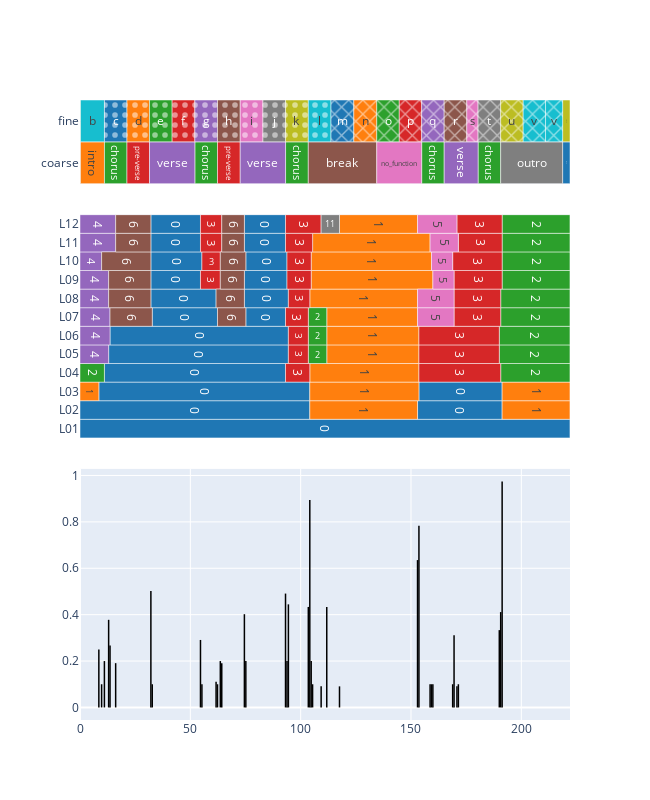

Notebook source saved alongside this figure:
### Code cell
# Put the two figures top and bottom with shared x-axis
from plotly.subplots import make_subplots

track = slm_ds[11]
est = track.load_annotation("adobe-mu1gamma9")
ref = track.load_annotation("reference")
fig_est = est.plot(colorscale="D3")
fig_ref = ref.plot(colorscale="D3")

fig = make_subplots(
    rows=3,
    cols=1,
    shared_xaxes=True,
    vertical_spacing=0.05,
    row_heights=[0.15, 0.4, 0.45],
)

for trace in fig_ref.data:
    fig.add_trace(trace, row=1, col=1)
for trace in fig_est.data:
    fig.add_trace(trace, row=2, col=1)
for trace in est.to_contour('prob').plot().data:
    fig.add_trace(trace, row=3, col=1)

fig.update_layout(
    xaxis3_range=[ref.start.time, ref.end.time],
    barmode="overlay",
    yaxis1=dict(
        categoryorder="array",
        categoryarray=[layer.name for layer in reversed(est)],
    ),
    yaxis2=dict(
        categoryorder="array",
        categoryarray=[layer.name for layer in reversed(ref)],
    ),
)
fig.update_layout(height=800, width=650, legend_visible=False)
fig.show()

### Figure 1 — Plotly figure (JSON) as saved in the notebook; plotly's stock layout.template omitted (floating-point values rounded to 4 significant figures)
{"data": [{"base": [0, 218.7], "customdata": ["<b>silence</b><br>Layer: coarse<br>Start: 0.000s<br>End: 0.224s<br>Duration: 0.224s", "<b>silence</b><br>Layer: coarse<br>Start: 218.709s<br>End: 222.061s<br>Duration: 3.352s"], "hovertemplate": "%{customdata}<extra></extra>", "insidetextanchor": "middle", "marker": {"color": "#1F77B4", "line": {"color": "white", "width": 0.5}, "pattern": {"fgcolor": "white", "fgopacity": 0.5, "shape": "", "solidity": 0.25}}, "name": "silence", "orientation": "h", "showlegend": true, "text": ["silence", "silence"], "textposition": "inside", "type": "bar", "width": 1, "x": [0.2245, 3.352], "xaxis": "x", "y": ["coarse", "coarse"], "yaxis": "y"}, {"base": [0.2245], "customdata": ["<b>intro</b><br>Layer: coarse<br>Start: 0.224s<br>End: 11.086s<br>Duration: 10.861s"], "hovertemplate": "%{customdata}<extra></extra>", "insidetextanchor": "middle", "marker": {"color": "#FF7F0E", "line": {"color": "white", "width": 0.5}, "pattern": {"fgcolor": "white", "fgopacity": 0.5, "shape": "", "solidity": 0.25}}, "name": "intro", "orientation": "h", "showlegend": true, "text": ["intro"], "textposition": "inside", "type": "bar", "width": 1, "x": [10.86], "xaxis": "x", "y": ["coarse"], "yaxis": "y"}, {"base": [11.09, 52.05, 93.16, 154.8, 180.4], "customdata": ["<b>chorus</b><br>Layer: coarse<br>Start: 11.086s<br>End: 21.290s<br>Duration: 10.204s", "<b>chorus</b><br>Layer: coarse<br>Start: 52.047s<br>End: 62.310s<br>Duration: 10.263s", "<b>chorus</b><br>Layer: coarse<br>Start: 93.155s<br>End: 103.465s<br>Duration: 10.310s", "<b>chorus</b><br>Layer: coarse<br>Start: 154.837s<br>End: 165.049s<br>Duration: 10.212s", "<b>chorus</b><br>Layer: coarse<br>Start: 180.408s<br>End: 190.637s<br>Duration: 10.229s"], "hovertemplate": "%{customdata}<extra></extra>", "insidetextanchor": "middle", "marker": {"color": "#2CA02C", "line": {"color": "white", "width": 0.5}, "pattern": {"fgcolor": "white", "fgopacity": 0.5, "shape": "", "solidity": 0.25}}, "name": "chorus", "orientation": "h", "showlegend": true, "text": ["chorus", "chorus", "chorus", "chorus", "chorus"], "textposition": "inside", "type": "bar", "width": 1, "x": [10.2, 10.26, 10.31, 10.21, 10.23], "xaxis": "x", "y": ["coarse", "coarse", "coarse", "coarse", "coarse"], "yaxis": "y"}, {"base": [21.29, 62.31], "customdata": ["<b>pre-verse</b><br>Layer: coarse<br>Start: 21.290s<br>End: 31.507s<br>Duration: 10.218s", "<b>pre-verse</b><br>Layer: coarse<br>Start: 62.310s<br>End: 72.608s<br>Duration: 10.298s"], "hovertemplate": "%{customdata}<extra></extra>", "insidetextanchor": "middle", "marker": {"color": "#D62728", "line": {"color": "white", "width": 0.5}, "pattern": {"fgcolor": "white", "fgopacity": 0.5, "shape": "", "solidity": 0.25}}, "name": "pre-verse", "orientation": "h", "showlegend": true, "text": ["pre-verse", "pre-verse"], "textposition": "inside", "type": "bar", "width": 1, "x": [10.22, 10.3], "xaxis": "x", "y": ["coarse", "coarse"], "yaxis": "y"}, {"base": [31.51, 72.61, 165.0], "customdata": ["<b>verse</b><br>Layer: coarse<br>Start: 31.507s<br>End: 52.047s<br>Duration: 20.540s", "<b>verse</b><br>Layer: coarse<br>Start: 72.608s<br>End: 93.155s<br>Duration: 20.547s", "<b>verse</b><br>Layer: coarse<br>Start: 165.049s<br>End: 180.408s<br>Duration: 15.359s"], "hovertemplate": "%{customdata}<extra></extra>", "insidetextanchor": "middle", "marker": {"color": "#9467BD", "line": {"color": "white", "width": 0.5}, "pattern": {"fgcolor": "white", "fgopacity": 0.5, "shape": "", "solidity": 0.25}}, "name": "verse", "orientation": "h", "showlegend": true, "text": ["verse", "verse", "verse"], "textposition": "inside", "type": "bar", "width": 1, "x": [20.54, 20.55, 15.36], "xaxis": "x", "y": ["coarse", "coarse", "coarse"], "yaxis": "y"}, {"base": [103.5], "customdata": ["<b>break</b><br>Layer: coarse<br>Start: 103.465s<br>End: 134.485s<br>Duration: 31.020s"], "hovertemplate": "%{customdata}<extra></extra>", "insidetextanchor": "middle", "marker": {"color": "#8C564B", "line": {"color": "white", "width": 0.5}, "pattern": {"fgcolor": "white", "fgopacity": 0.5, "shape": "", "solidity": 0.25}}, "name": "break", "orientation": "h", "showlegend": true, "text": ["break"], "textposition": "inside", "type": "bar", "width": 1, "x": [31.02], "xaxis": "x", "y": ["coarse"], "yaxis": "y"}, {"base": [134.5], "customdata": ["<b>no_function</b><br>Layer: coarse<br>Start: 134.485s<br>End: 154.837s<br>Duration: 20.351s"], "hovertemplate": "%{customdata}<extra></extra>", "insidetextanchor": "middle", "marker": {"color": "#E377C2", "line": {"color": "white", "width": 0.5}, "pattern": {"fgcolor": "white", "fgopacity": 0.5, "shape": "", "solidity": 0.25}}, "name": "no_function", "orientation": "h", "showlegend": true, "text": ["no_function"], "textposition": "inside", "type": "bar", "width": 1, "x": [20.35], "xaxis": "x", "y": ["coarse"], "yaxis": "y"}, {"base": [190.6], "customdata": ["<b>outro</b><br>Layer: coarse<br>Start: 190.637s<br>End: 218.709s<br>Duration: 28.072s"], "hovertemplate": "%{customdata}<extra></extra>", "insidetextanchor": "middle", "marker": {"color": "#7F7F7F", "line": {"color": "white", "width": 0.5}, "pattern": {"fgcolor": "white", "fgopacity": 0.5, "shape": "", "solidity": 0.25}}, "name": "outro", "orientation": "h", "showlegend": true, "text": ["outro"], "textposition": "inside", "type": "bar", "width": 1, "x": [28.07], "xaxis": "x", "y": ["coarse"], "yaxis": "y"}, {"base": [0, 218.7], "customdata": ["<b>Silence</b><br>Layer: fine<br>Start: 0.000s<br>End: 0.224s<br>Duration: 0.224s", "<b>Silence</b><br>Layer: fine<br>Start: 218.709s<br>End: 222.061s<br>Duration: 3.352s"], "hovertemplate": "%{customdata}<extra></extra>", "insidetextanchor": "middle", "marker": {"color": "#BCBD22", "line": {"color": "white", "width": 0.5}, "pattern": {"fgcolor": "white", "fgopacity": 0.5, "shape": "", "solidity": 0.25}}, "name": "Silence", "orientation": "h", "showlegend": true, "text": ["Silence", "Silence"], "textposition": "inside", "type": "bar", "width": 1, "x": [0.2245, 3.352], "xaxis": "x", "y": ["fine", "fine"], "yaxis": "y"}, {"base": [0.2245], "customdata": ["<b>b</b><br>Layer: fine<br>Start: 0.224s<br>End: 11.086s<br>Duration: 10.861s"], "hovertemplate": "%{customdata}<extra></extra>", "insidetextanchor": "middle", "marker": {"color": "#17BECF", "line": {"color": "white", "width": 0.5}, "pattern": {"fgcolor": "white", "fgopacity": 0.5, "shape": "", "solidity": 0.25}}, "name": "b", "orientation": "h", "showlegend": true, "text": ["b"], "textposition": "inside", "type": "bar", "width": 1, "x": [10.86], "xaxis": "x", "y": ["fine"], "yaxis": "y"}, {"base": [11.09], "customdata": ["<b>c</b><br>Layer: fine<br>Start: 11.086s<br>End: 21.290s<br>Duration: 10.204s"], "hovertemplate": "%{customdata}<extra></extra>", "insidetextanchor": "middle", "marker": {"color": "#1F77B4", "line": {"color": "white", "width": 0.5}, "pattern": {"fgcolor": "white", "fgopacity": 0.5, "shape": ".", "solidity": 0.25}}, "name": "c", "orientation": "h", "showlegend": true, "text": ["c"], "textposition": "inside", "type": "bar", "width": 1, "x": [10.2], "xaxis": "x", "y": ["fine"], "yaxis": "y"}, {"base": [21.29], "customdata": ["<b>d</b><br>Layer: fine<br>Start: 21.290s<br>End: 31.507s<br>Duration: 10.218s"], "hovertemplate": "%{customdata}<extra></extra>", "insidetextanchor": "middle", "marker": {"color": "#FF7F0E", "line": {"color": "white", "width": 0.5}, "pattern": {"fgcolor": "white", "fgopacity": 0.5, "shape": ".", "solidity": 0.25}}, "name": "d", "orientation": "h", "showlegend": true, "text": ["d"], "textposition": "inside", "type": "bar", "width": 1, "x": [10.22], "xaxis": "x", "y": ["fine"], "yaxis": "y"}, {"base": [31.51], "customdata": ["<b>e</b><br>Layer: fine<br>Start: 31.507s<br>End: 41.759s<br>Duration: 10.252s"], "hovertemplate": "%{customdata}<extra></extra>", "insidetextanchor": "middle", "marker": {"color": "#2CA02C", "line": {"color": "white", "width": 0.5}, "pattern": {"fgcolor": "white", "fgopacity": 0.5, "shape": ".", "solidity": 0.25}}, "name": "e", "orientation": "h", "showlegend": true, "text": ["e"], "textposition": "inside", "type": "bar", "width": 1, "x": [10.25], "xaxis": "x", "y": ["fine"], "yaxis": "y"}, {"base": [41.76], "customdata": ["<b>f</b><br>Layer: fine<br>Start: 41.759s<br>End: 52.047s<br>Duration: 10.288s"], "hovertemplate": "%{customdata}<extra></extra>", "insidetextanchor": "middle", "marker": {"color": "#D62728", "line": {"color": "white", "width": 0.5}, "pattern": {"fgcolor": "white", "fgopacity": 0.5, "shape": ".", "solidity": 0.25}}, "name": "f", "orientation": "h", "showlegend": true, "text": ["f"], "textposition": "inside", "type": "bar", "width": 1, "x": [10.29], "xaxis": "x", "y": ["fine"], "yaxis": "y"}, {"base": [52.05], "customdata": ["<b>g</b><br>Layer: fine<br>Start: 52.047s<br>End: 62.310s<br>Duration: 10.263s"], "hovertemplate": "%{customdata}<extra></extra>", "insidetextanchor": "middle", "marker": {"color": "#9467BD", "line": {"color": "white", "width": 0.5}, "pattern": {"fgcolor": "white", "fgopacity": 0.5, "shape": ".", "solidity": 0.25}}, "name": "g", "orientation": "h", "showlegend": true, "text": ["g"], "textposition": "inside", "type": "bar", "width": 1, "x": [10.26], "xaxis": "x", "y": ["fine"], "yaxis": "y"}, {"base": [62.31], "customdata": ["<b>h</b><br>Layer: fine<br>Start: 62.310s<br>End: 72.608s<br>Duration: 10.298s"], "hovertemplate": "%{customdata}<extra></extra>", "insidetextanchor": "middle", "marker": {"color": "#8C564B", "line": {"color": "white", "width": 0.5}, "pattern": {"fgcolor": "white", "fgopacity": 0.5, "shape": ".", "solidity": 0.25}}, "name": "h", "orientation": "h", "showlegend": true, "text": ["h"], "textposition": "inside", "type": "bar", "width": 1, "x": [10.3], "xaxis": "x", "y": ["fine"], "yaxis": "y"}, {"base": [72.61], "customdata": ["<b>i</b><br>Layer: fine<br>Start: 72.608s<br>End: 82.914s<br>Duration: 10.306s"], "hovertemplate": "%{customdata}<extra></extra>", "insidetextanchor": "middle", "marker": {"color": "#E377C2", "line": {"color": "white", "width": 0.5}, "pattern": {"fgcolor": "white", "fgopacity": 0.5, "shape": ".", "solidity": 0.25}}, "name": "i", "orientation": "h", "showlegend": true, "text": ["i"], "textposition": "inside", "type": "bar", "width": 1, "x": [10.31], "xaxis": "x", "y": ["fine"], "yaxis": "y"}, {"base": [82.91], "customdata": ["<b>j</b><br>Layer: fine<br>Start: 82.914s<br>End: 93.155s<br>Duration: 10.241s"], "hovertemplate": "%{customdata}<extra></extra>", "insidetextanchor": "middle", "marker": {"color": "#7F7F7F", "line": {"color": "white", "width": 0.5}, "pattern": {"fgcolor": "white", "fgopacity": 0.5, "shape": ".", "solidity": 0.25}}, "name": "j", "orientation": "h", "showlegend": true, "text": ["j"], "textposition": "inside", "type": "bar", "width": 1, "x": [10.24], "xaxis": "x", "y": ["fine"], "yaxis": "y"}, {"base": [93.16], "customdata": ["<b>k</b><br>Layer: fine<br>Start: 93.155s<br>End: 103.465s<br>Duration: 10.310s"], "hovertemplate": "%{customdata}<extra></extra>", "insidetextanchor": "middle", "marker": {"color": "#BCBD22", "line": {"color": "white", "width": 0.5}, "pattern": {"fgcolor": "white", "fgopacity": 0.5, "shape": ".", "solidity": 0.25}}, "name": "k", "orientation": "h", "showlegend": true, "text": ["k"], "textposition": "inside", "type": "bar", "width": 1, "x": [10.31], "xaxis": "x", "y": ["fine"], "yaxis": "y"}, {"base": [103.5], "customdata": ["<b>l</b><br>Layer: fine<br>Start: 103.465s<br>End: 113.759s<br>Duration: 10.294s"], "hovertemplate": "%{customdata}<extra></extra>", "insidetextanchor": "middle", "marker": {"color": "#17BECF", "line": {"color": "white", "width": 0.5}, "pattern": {"fgcolor": "white", "fgopacity": 0.5, "shape": ".", "solidity": 0.25}}, "name": "l", "orientation": "h", "showlegend": true, "text": ["l"], "textposition": "inside", "type": "bar", "width": 1, "x": [10.29], "xaxis": "x", "y": ["fine"], "yaxis": "y"}, {"base": [113.8], "customdata": ["<b>m</b><br>Layer: fine<br>Start: 113.759s<br>End: 124.086s<br>Duration: 10.327s"], "hovertemplate": "%{customdata}<extra></extra>", "insidetextanchor": "middle", "marker": {"color": "#1F77B4", "line": {"color": "white", "width": 0.5}, "pattern": {"fgcolor": "white", "fgopacity": 0.5, "shape": "x", "solidity": 0.25}}, "name": "m", "orientation": "h", "showlegend": true, "text": ["m"], "textposition": "inside", "type": "bar", "width": 1, "x": [10.33], "xaxis": "x", "y": ["fine"], "yaxis": "y"}, {"base": [124.1], "customdata": ["<b>n</b><br>Layer: fine<br>Start: 124.086s<br>End: 134.485s<br>Duration: 10.400s"], "hovertemplate": "%{customdata}<extra></extra>", "insidetextanchor": "middle", "marker": {"color": "#FF7F0E", "line": {"color": "white", "width": 0.5}, "pattern": {"fgcolor": "white", "fgopacity": 0.5, "shape": "x", "solidity": 0.25}}, "name": "n", "orientation": "h", "showlegend": true, "text": ["n"], "textposition": "inside", "type": "bar", "width": 1, "x": [10.4], "xaxis": "x", "y": ["fine"], "yaxis": "y"}, {"base": [134.5], "customdata": ["<b>o</b><br>Layer: fine<br>Start: 134.485s<br>End: 144.698s<br>Duration: 10.212s"], "hovertemplate": "%{customdata}<extra></extra>", "insidetextanchor": "middle", "marker": {"color": "#2CA02C", "line": {"color": "white", "width": 0.5}, "pattern": {"fgcolor": "white", "fgopacity": 0.5, "shape": "x", "solidity": 0.25}}, "name": "o", "orientation": "h", "showlegend": true, "text": ["o"], "textposition": "inside", "type": "bar", "width": 1, "x": [10.21], "xaxis": "x", "y": ["fine"], "yaxis": "y"}, {"base": [144.7], "customdata": ["<b>p</b><br>Layer: fine<br>Start: 144.698s<br>End: 154.837s<br>Duration: 10.139s"], "hovertemplate": "%{customdata}<extra></extra>", "insidetextanchor": "middle", "marker": {"color": "#D62728", "line": {"color": "white", "width": 0.5}, "pattern": {"fgcolor": "white", "fgopacity": 0.5, "shape": "x", "solidity": 0.25}}, "name": "p", "orientation": "h", "showlegend": true, "text": ["p"], "textposition": "inside", "type": "bar", "width": 1, "x": [10.14], "xaxis": "x", "y": ["fine"], "yaxis": "y"}, {"base": [154.8], "customdata": ["<b>q</b><br>Layer: fine<br>Start: 154.837s<br>End: 165.049s<br>Duration: 10.212s"], "hovertemplate": "%{customdata}<extra></extra>", "insidetextanchor": "middle", "marker": {"color": "#9467BD", "line": {"color": "white", "width": 0.5}, "pattern": {"fgcolor": "white", "fgopacity": 0.5, "shape": "x", "solidity": 0.25}}, "name": "q", "orientation": "h", "showlegend": true, "text": ["q"], "textposition": "inside", "type": "bar", "width": 1, "x": [10.21], "xaxis": "x", "y": ["fine"], "yaxis": "y"}, {"base": [165.0], "customdata": ["<b>r</b><br>Layer: fine<br>Start: 165.049s<br>End: 175.278s<br>Duration: 10.229s"], "hovertemplate": "%{customdata}<extra></extra>", "insidetextanchor": "middle", "marker": {"color": "#8C564B", "line": {"color": "white", "width": 0.5}, "pattern": {"fgcolor": "white", "fgopacity": 0.5, "shape": "x", "solidity": 0.25}}, "name": "r", "orientation": "h", "showlegend": true, "text": ["r"], "textposition": "inside", "type": "bar", "width": 1, "x": [10.23], "xaxis": "x", "y": ["fine"], "yaxis": "y"}, {"base": [175.3], "customdata": ["<b>s</b><br>Layer: fine<br>Start: 175.278s<br>End: 180.408s<br>Duration: 5.131s"], "hovertemplate": "%{customdata}<extra></extra>", "insidetextanchor": "middle", "marker": {"color": "#E377C2", "line": {"color": "white", "width": 0.5}, "pattern": {"fgcolor": "white", "fgopacity": 0.5, "shape": "x", "solidity": 0.25}}, "name": "s", "orientation": "h", "showlegend": true, "text": ["s"], "textposition": "inside", "type": "bar", "width": 1, "x": [5.131], "xaxis": "x", "y": ["fine"], "yaxis": "y"}, {"base": [180.4], "customdata": ["<b>t</b><br>Layer: fine<br>Start: 180.408s<br>End: 190.637s<br>Duration: 10.229s"], "hovertemplate": "%{customdata}<extra></extra>", "insidetextanchor": "middle", "marker": {"color": "#7F7F7F", "line": {"color": "white", "width": 0.5}, "pattern": {"fgcolor": "white", "fgopacity": 0.5, "shape": "x", "solidity": 0.25}}, "name": "t", "orientation": "h", "showlegend": true, "text": ["t"], "textposition": "inside", "type": "bar", "width": 1, "x": [10.23], "xaxis": "x", "y": ["fine"], "yaxis": "y"}, {"base": [190.6], "customdata": ["<b>u</b><br>Layer: fine<br>Start: 190.637s<br>End: 200.845s<br>Duration: 10.208s"], "hovertemplate": "%{customdata}<extra></extra>", "insidetextanchor": "middle", "marker": {"color": "#BCBD22", "line": {"color": "white", "width": 0.5}, "pattern": {"fgcolor": "white", "fgopacity": 0.5, "shape": "x", "solidity": 0.25}}, "name": "u", "orientation": "h", "showlegend": true, "text": ["u"], "textposition": "inside", "type": "bar", "width": 1, "x": [10.21], "xaxis": "x", "y": ["fine"], "yaxis": "y"}, {"base": [200.8, 211.0], "customdata": ["<b>v</b><br>Layer: fine<br>Start: 200.845s<br>End: 210.984s<br>Duration: 10.139s", "<b>v</b><br>Layer: fine<br>Start: 210.984s<br>End: 218.709s<br>Duration: 7.725s"], "hovertemplate": "%{customdata}<extra></extra>", "insidetextanchor": "middle", "marker": {"color": "#17BECF", "line": {"color": "white", "width": 0.5}, "pattern": {"fgcolor": "white", "fgopacity": 0.5, "shape": "x", "solidity": 0.25}}, "name": "v", "orientation": "h", "showlegend": true, "text": ["v", "v"], "textposition": "inside", "type": "bar", "width": 1, "x": [10.14, 7.725], "xaxis": "x", "y": ["fine", "fine"], "yaxis": "y"}, {"base": [0, 0, 153.0, 8.54, 153.6, 11.06, 12.98, 13.61, 32.75, 75.15, 32.12, 74.5, 32.12, 74.5, 32.12, 75.15, 32.12, 74.5, 32.12, 74.5], "customdata": ["<b>0</b><br>Layer: L01<br>Start: 0.000s<br>End: 222.041s<br>Duration: 222.041s", "<b>0</b><br>Layer: L02<br>Start: 0.000s<br>End: 104.140s<br>Duration: 104.140s", "<b>0</b><br>Layer: L02<br>Start: 152.970s<br>End: 191.310s<br>Duration: 38.340s", "<b>0</b><br>Layer: L03<br>Start: 8.540s<br>End: 104.140s<br>Duration: 95.600s", "<b>0</b><br>Layer: L03<br>Start: 153.600s<br>End: 191.310s<br>Duration: 37.710s", "<b>0</b><br>Layer: L04<br>Start: 11.060s<br>End: 93.140s<br>Duration: 82.080s", "<b>0</b><br>Layer: L05<br>Start: 12.980s<br>End: 94.440s<br>Duration: 81.460s", "<b>0</b><br>Layer: L06<br>Start: 13.610s<br>End: 94.440s<br>Duration: 80.830s", "<b>0</b><br>Layer: L07<br>Start: 32.750s<br>End: 62.310s<br>Duration: 29.560s", "<b>0</b><br>Layer: L07<br>Start: 75.150s<br>End: 93.140s<br>Duration: 17.990s", "<b>0</b><br>Layer: L08<br>Start: 32.120s<br>End: 61.670s<br>Duration: 29.550s", "<b>0</b><br>Layer: L08<br>Start: 74.500s<br>End: 94.440s<br>Duration: 19.940s", "<b>0</b><br>Layer: L09<br>Start: 32.120s<br>End: 54.600s<br>Duration: 22.480s", "<b>0</b><br>Layer: L09<br>Start: 74.500s<br>End: 93.810s<br>Duration: 19.310s", "<b>0</b><br>Layer: L10<br>Start: 32.120s<br>End: 55.250s<br>Duration: 23.130s", "<b>0</b><br>Layer: L10<br>Start: 75.150s<br>End: 93.810s<br>Duration: 18.660s", "<b>0</b><br>Layer: L11<br>Start: 32.120s<br>End: 54.600s<br>Duration: 22.480s", "<b>0</b><br>Layer: L11<br>Start: 74.500s<br>End: 93.140s<br>Duration: 18.640s", "<b>0</b><br>Layer: L12<br>Start: 32.120s<br>End: 54.600s<br>Duration: 22.480s", "<b>0</b><br>Layer: L12<br>Start: 74.500s<br>End: 93.140s<br>Duration: 18.640s"], "hovertemplate": "%{customdata}<extra></extra>", "insidetextanchor": "middle", "marker": {"color": "#1F77B4", "line": {"color": "white", "width": 0.5}, "pattern": {"fgcolor": "white", "fgopacity": 0.5, "shape": "", "solidity": 0.25}}, "name": "0", "orientation": "h", "showlegend": true, "text": ["0", "0", "0", "0", "0", "0", "0", "0", "0", "0", "0", "0", "0", "0", "0", "0", "0", "0", "0", "0"], "textposition": "inside", "type": "bar", "width": 1, "x": [222.0, 104.1, 38.34, 95.6, 37.71, 82.08, 81.46, 80.83, 29.56, 17.99, 29.55, 19.94, 22.48, 19.31, 23.13, 18.66, 22.48, 18.64, 22.48, 18.64], "xaxis": "x2", "y": ["L01", "L02", "L02", "L03", "L03", "L04", "L05", "L06", "L07", "L07", "L08", "L08", "L09", "L09", "L10", "L10", "L11", "L11", "L12", "L12"], "yaxis": "y2"}, {"base": [104.1, 191.3, 0, 104.1, 191.3, 104.1, 111.8, 111.8, 111.8, 104.1, 104.8, 104.8, 105.4, 117.6], "customdata": ["<b>1</b><br>Layer: L02<br>Start: 104.140s<br>End: 152.970s<br>Duration: 48.830s", "<b>1</b><br>Layer: L02<br>Start: 191.310s<br>End: 222.041s<br>Duration: 30.731s", "<b>1</b><br>Layer: L03<br>Start: 0.000s<br>End: 8.540s<br>Duration: 8.540s", "<b>1</b><br>Layer: L03<br>Start: 104.140s<br>End: 153.600s<br>Duration: 49.460s", "<b>1</b><br>Layer: L03<br>Start: 191.310s<br>End: 222.041s<br>Duration: 30.731s", "<b>1</b><br>Layer: L04<br>Start: 104.140s<br>End: 153.600s<br>Duration: 49.460s", "<b>1</b><br>Layer: L05<br>Start: 111.830s<br>End: 153.600s<br>Duration: 41.770s", "<b>1</b><br>Layer: L06<br>Start: 111.830s<br>End: 153.600s<br>Duration: 41.770s", "<b>1</b><br>Layer: L07<br>Start: 111.830s<br>End: 152.970s<br>Duration: 41.140s", "<b>1</b><br>Layer: L08<br>Start: 104.140s<br>End: 152.970s<br>Duration: 48.830s", "<b>1</b><br>Layer: L09<br>Start: 104.770s<br>End: 159.920s<br>Duration: 55.150s", "<b>1</b><br>Layer: L10<br>Start: 104.770s<br>End: 159.280s<br>Duration: 54.510s", "<b>1</b><br>Layer: L11<br>Start: 105.400s<br>End: 158.650s<br>Duration: 53.250s", "<b>1</b><br>Layer: L12<br>Start: 117.600s<br>End: 152.970s<br>Duration: 35.370s"], "hovertemplate": "%{customdata}<extra></extra>", "insidetextanchor": "middle", "marker": {"color": "#FF7F0E", "line": {"color": "white", "width": 0.5}, "pattern": {"fgcolor": "white", "fgopacity": 0.5, "shape": "", "solidity": 0.25}}, "name": "1", "orientation": "h", "showlegend": true, "text": ["1", "1", "1", "1", "1", "1", "1", "1", "1", "1", "1", "1", "1", "1"], "textposition": "inside", "type": "bar", "width": 1, "x": [48.83, 30.73, 8.54, 49.46, 30.73, 49.46, 41.77, 41.77, 41.14, 48.83, 55.15, 54.51, 53.25, 35.37], "xaxis": "x2", "y": ["L02", "L02", "L03", "L03", "L03", "L04", "L05", "L06", "L07", "L08", "L09", "L10", "L11", "L12"], "yaxis": "y2"}, {"base": [0, 190.7, 103.5, 190.0, 103.5, 190.0, 103.5, 190.7, 190.7, 191.3, 191.3, 191.3, 191.3], "customdata": ["<b>2</b><br>Layer: L04<br>Start: 0.000s<br>End: 11.060s<br>Duration: 11.060s", "<b>2</b><br>Layer: L04<br>Start: 190.650s<br>End: 222.041s<br>Duration: 31.391s", "<b>2</b><br>Layer: L05<br>Start: 103.470s<br>End: 111.830s<br>Duration: 8.360s", "<b>2</b><br>Layer: L05<br>Start: 190.020s<br>End: 222.041s<br>Duration: 32.021s", "<b>2</b><br>Layer: L06<br>Start: 103.470s<br>End: 111.830s<br>Duration: 8.360s", "<b>2</b><br>Layer: L06<br>Start: 190.020s<br>End: 222.041s<br>Duration: 32.021s", "<b>2</b><br>Layer: L07<br>Start: 103.470s<br>End: 111.830s<br>Duration: 8.360s", "<b>2</b><br>Layer: L07<br>Start: 190.650s<br>End: 222.041s<br>Duration: 31.391s", "<b>2</b><br>Layer: L08<br>Start: 190.650s<br>End: 222.041s<br>Duration: 31.391s", "<b>2</b><br>Layer: L09<br>Start: 191.310s<br>End: 222.041s<br>Duration: 30.731s", "<b>2</b><br>Layer: L10<br>Start: 191.310s<br>End: 222.041s<br>Duration: 30.731s", "<b>2</b><br>Layer: L11<br>Start: 191.310s<br>End: 222.041s<br>Duration: 30.731s", "<b>2</b><br>Layer: L12<br>Start: 191.310s<br>End: 222.041s<br>Duration: 30.731s"], "hovertemplate": "%{customdata}<extra></extra>", "insidetextanchor": "middle", "marker": {"color": "#2CA02C", "line": {"color": "white", "width": 0.5}, "pattern": {"fgcolor": "white", "fgopacity": 0.5, "shape": "", "solidity": 0.25}}, "name": "2", "orientation": "h", "showlegend": true, "text": ["2", "2", "2", "2", "2", "2", "2", "2", "2", "2", "2", "2", "2"], "textposition": "inside", "type": "bar", "width": 1, "x": [11.06, 31.39, 8.36, 32.02, 8.36, 32.02, 8.36, 31.39, 31.39, 30.73, 30.73, 30.73, 30.73], "xaxis": "x2", "y": ["L04", "L04", "L05", "L05", "L06", "L06", "L07", "L07", "L08", "L09", "L10", "L11", "L12"], "yaxis": "y2"}, {"base": [93.14, 153.6, 94.44, 153.6, 94.44, 153.6, 93.14, 169.5, 94.44, 169.5, 54.6, 93.81, 169.5, 55.25, 93.81, 168.9, 54.6, 93.14, 171.5, 54.6, 93.14, 170.8], "customdata": ["<b>3</b><br>Layer: L04<br>Start: 93.140s<br>End: 104.140s<br>Duration: 11.000s", "<b>3</b><br>Layer: L04<br>Start: 153.600s<br>End: 190.650s<br>Duration: 37.050s", "<b>3</b><br>Layer: L05<br>Start: 94.440s<br>End: 103.470s<br>Duration: 9.030s", "<b>3</b><br>Layer: L05<br>Start: 153.600s<br>End: 190.020s<br>Duration: 36.420s", "<b>3</b><br>Layer: L06<br>Start: 94.440s<br>End: 103.470s<br>Duration: 9.030s", "<b>3</b><br>Layer: L06<br>Start: 153.600s<br>End: 190.020s<br>Duration: 36.420s", "<b>3</b><br>Layer: L07<br>Start: 93.140s<br>End: 103.470s<br>Duration: 10.330s", "<b>3</b><br>Layer: L07<br>Start: 169.520s<br>End: 190.650s<br>Duration: 21.130s", "<b>3</b><br>Layer: L08<br>Start: 94.440s<br>End: 104.140s<br>Duration: 9.700s", "<b>3</b><br>Layer: L08<br>Start: 169.520s<br>End: 190.650s<br>Duration: 21.130s", "<b>3</b><br>Layer: L09<br>Start: 54.600s<br>End: 63.590s<br>Duration: 8.990s", "<b>3</b><br>Layer: L09<br>Start: 93.810s<br>End: 104.770s<br>Duration: 10.960s", "<b>3</b><br>Layer: L09<br>Start: 169.520s<br>End: 191.310s<br>Duration: 21.790s", "<b>3</b><br>Layer: L10<br>Start: 55.250s<br>End: 63.590s<br>Duration: 8.340s", "<b>3</b><br>Layer: L10<br>Start: 93.810s<br>End: 104.770s<br>Duration: 10.960s", "<b>3</b><br>Layer: L10<br>Start: 168.890s<br>End: 191.310s<br>Duration: 22.420s", "<b>3</b><br>Layer: L11<br>Start: 54.600s<br>End: 64.240s<br>Duration: 9.640s", "<b>3</b><br>Layer: L11<br>Start: 93.140s<br>End: 105.400s<br>Duration: 12.260s", "<b>3</b><br>Layer: L11<br>Start: 171.470s<br>End: 191.310s<br>Duration: 19.840s", "<b>3</b><br>Layer: L12<br>Start: 54.600s<br>End: 64.240s<br>Duration: 9.640s", "<b>3</b><br>Layer: L12<br>Start: 93.140s<br>End: 109.280s<br>Duration: 16.140s", "<b>3</b><br>Layer: L12<br>Start: 170.820s<br>End: 191.310s<br>Duration: 20.490s"], "hovertemplate": "%{customdata}<extra></extra>", "insidetextanchor": "middle", "marker": {"color": "#D62728", "line": {"color": "white", "width": 0.5}, "pattern": {"fgcolor": "white", "fgopacity": 0.5, "shape": "", "solidity": 0.25}}, "name": "3", "orientation": "h", "showlegend": true, "text": ["3", "3", "3", "3", "3", "3", "3", "3", "3", "3", "3", "3", "3", "3", "3", "3", "3", "3", "3", "3", "3", "3"], "textposition": "inside", "type": "bar", "width": 1, "x": [11, 37.05, 9.03, 36.42, 9.03, 36.42, 10.33, 21.13, 9.7, 21.13, 8.99, 10.96, 21.79, 8.34, 10.96, 22.42, 9.64, 12.26, 19.84, 9.64, 16.14, 20.49], "xaxis": "x2", "y": ["L04", "L04", "L05", "L05", "L06", "L06", "L07", "L07", "L08", "L08", "L09", "L09", "L09", "L10", "L10", "L10", "L11", "L11", "L11", "L12", "L12", "L12"], "yaxis": "y2"}, {"base": [0, 0, 0, 0, 0, 0, 0, 0], "customdata": ["<b>4</b><br>Layer: L05<br>Start: 0.000s<br>End: 12.980s<br>Duration: 12.980s", "<b>4</b><br>Layer: L06<br>Start: 0.000s<br>End: 13.610s<br>Duration: 13.610s", "<b>4</b><br>Layer: L07<br>Start: 0.000s<br>End: 13.610s<br>Duration: 13.610s", "<b>4</b><br>Layer: L08<br>Start: 0.000s<br>End: 12.980s<br>Duration: 12.980s", "<b>4</b><br>Layer: L09<br>Start: 0.000s<br>End: 12.980s<br>Duration: 12.980s", "<b>4</b><br>Layer: L10<br>Start: 0.000s<br>End: 9.800s<br>Duration: 9.800s", "<b>4</b><br>Layer: L11<br>Start: 0.000s<br>End: 16.160s<br>Duration: 16.160s", "<b>4</b><br>Layer: L12<br>Start: 0.000s<br>End: 16.160s<br>Duration: 16.160s"], "hovertemplate": "%{customdata}<extra></extra>", "insidetextanchor": "middle", "marker": {"color": "#9467BD", "line": {"color": "white", "width": 0.5}, "pattern": {"fgcolor": "white", "fgopacity": 0.5, "shape": "", "solidity": 0.25}}, "name": "4", "orientation": "h", "showlegend": true, "text": ["4", "4", "4", "4", "4", "4", "4", "4"], "textposition": "inside", "type": "bar", "width": 1, "x": [12.98, 13.61, 13.61, 12.98, 12.98, 9.8, 16.16, 16.16], "xaxis": "x2", "y": ["L05", "L06", "L07", "L08", "L09", "L10", "L11", "L12"], "yaxis": "y2"}, {"base": [13.61, 62.31, 12.98, 61.67, 12.98, 63.59, 9.8, 63.59, 16.16, 64.24, 16.16, 64.24], "customdata": ["<b>6</b><br>Layer: L07<br>Start: 13.610s<br>End: 32.750s<br>Duration: 19.140s", "<b>6</b><br>Layer: L07<br>Start: 62.310s<br>End: 75.150s<br>Duration: 12.840s", "<b>6</b><br>Layer: L08<br>Start: 12.980s<br>End: 32.120s<br>Duration: 19.140s", "<b>6</b><br>Layer: L08<br>Start: 61.670s<br>End: 74.500s<br>Duration: 12.830s", "<b>6</b><br>Layer: L09<br>Start: 12.980s<br>End: 32.120s<br>Duration: 19.140s", "<b>6</b><br>Layer: L09<br>Start: 63.590s<br>End: 74.500s<br>Duration: 10.910s", "<b>6</b><br>Layer: L10<br>Start: 9.800s<br>End: 32.120s<br>Duration: 22.320s", "<b>6</b><br>Layer: L10<br>Start: 63.590s<br>End: 75.150s<br>Duration: 11.560s", "<b>6</b><br>Layer: L11<br>Start: 16.160s<br>End: 32.120s<br>Duration: 15.960s", "<b>6</b><br>Layer: L11<br>Start: 64.240s<br>End: 74.500s<br>Duration: 10.260s", "<b>6</b><br>Layer: L12<br>Start: 16.160s<br>End: 32.120s<br>Duration: 15.960s", "<b>6</b><br>Layer: L12<br>Start: 64.240s<br>End: 74.500s<br>Duration: 10.260s"], "hovertemplate": "%{customdata}<extra></extra>", "insidetextanchor": "middle", "marker": {"color": "#8C564B", "line": {"color": "white", "width": 0.5}, "pattern": {"fgcolor": "white", "fgopacity": 0.5, "shape": "", "solidity": 0.25}}, "name": "6", "orientation": "h", "showlegend": true, "text": ["6", "6", "6", "6", "6", "6", "6", "6", "6", "6", "6", "6"], "textposition": "inside", "type": "bar", "width": 1, "x": [19.14, 12.84, 19.14, 12.83, 19.14, 10.91, 22.32, 11.56, 15.96, 10.26, 15.96, 10.26], "xaxis": "x2", "y": ["L07", "L07", "L08", "L08", "L09", "L09", "L10", "L10", "L11", "L11", "L12", "L12"], "yaxis": "y2"}, {"base": [153.0, 153.0, 159.9, 159.3, 158.7, 153.0], "customdata": ["<b>5</b><br>Layer: L07<br>Start: 152.970s<br>End: 169.520s<br>Duration: 16.550s", "<b>5</b><br>Layer: L08<br>Start: 152.970s<br>End: 169.520s<br>Duration: 16.550s", "<b>5</b><br>Layer: L09<br>Start: 159.920s<br>End: 169.520s<br>Duration: 9.600s", "<b>5</b><br>Layer: L10<br>Start: 159.280s<br>End: 168.890s<br>Duration: 9.610s", "<b>5</b><br>Layer: L11<br>Start: 158.650s<br>End: 171.470s<br>Duration: 12.820s", "<b>5</b><br>Layer: L12<br>Start: 152.970s<br>End: 170.820s<br>Duration: 17.850s"], "hovertemplate": "%{customdata}<extra></extra>", "insidetextanchor": "middle", "marker": {"color": "#E377C2", "line": {"color": "white", "width": 0.5}, "pattern": {"fgcolor": "white", "fgopacity": 0.5, "shape": "", "solidity": 0.25}}, "name": "5", "orientation": "h", "showlegend": true, "text": ["5", "5", "5", "5", "5", "5"], "textposition": "inside", "type": "bar", "width": 1, "x": [16.55, 16.55, 9.6, 9.61, 12.82, 17.85], "xaxis": "x2", "y": ["L07", "L08", "L09", "L10", "L11", "L12"], "yaxis": "y2"}, {"base": [109.3], "customdata": ["<b>11</b><br>Layer: L12<br>Start: 109.280s<br>End: 117.600s<br>Duration: 8.320s"], "hovertemplate": "%{customdata}<extra></extra>", "insidetextanchor": "middle", "marker": {"color": "#7F7F7F", "line": {"color": "white", "width": 0.5}, "pattern": {"fgcolor": "white", "fgopacity": 0.5, "shape": "", "solidity": 0.25}}, "name": "11", "orientation": "h", "showlegend": true, "text": ["11"], "textposition": "inside", "type": "bar", "width": 1, "x": [8.32], "xaxis": "x2", "y": ["L12"], "yaxis": "y2"}, {"hovertemplate": "<b>Boundary</b><br>Time: %{x:.3f}s<br>Salience: %{y:.3f}<extra></extra>", "line": {"color": "black", "width": 1.5}, "mode": "lines", "type": "scatter", "x": [8.54, 8.54, null, 9.8, 9.8, null, 11.06, 11.06, null, 12.98, 12.98, null, 13.61, 13.61, null, 16.16, 16.16, null, 32.12, 32.12, null, 32.75, 32.75, null, 54.6, 54.6, null, 55.25, 55.25, null, 61.67, 61.67, null, 62.31, 62.31, null, 63.59, 63.59, null, 64.24, 64.24, null, 74.5, 74.5, null, 75.15, 75.15, null, 93.14, 93.14, null, 93.81, 93.81, null, 94.44, 94.44, null, 103.5, 103.5, null, 104.1, 104.1, null, 104.8, 104.8, null, 105.4, 105.4, null, 109.3, 109.3, null, 111.8, 111.8, null, 117.6, 117.6, null, 153.0, 153.0, null, 153.6, 153.6, null, 158.7, 158.7, null, 159.3, 159.3, null, 159.9, 159.9, null, 168.9, 168.9, null, 169.5, 169.5, null, 170.8, 170.8, null, 171.5, 171.5, null, 190.0, 190.0, null, 190.7, 190.7, null, 191.3, 191.3, null], "xaxis": "x3", "y": [0, 0.25, null, 0, 0.1, null, 0, 0.2, null, 0, 0.3778, null, 0, 0.2667, null, 0, 0.1909, null, 0, 0.502, null, 0, 0.1, null, 0, 0.2909, null, 0, 0.1, null, 0, 0.1111, null, 0, 0.1, null, 0, 0.2, null, 0, 0.1909, null, 0, 0.402, null, 0, 0.2, null, 0, 0.4909, null, 0, 0.2, null, 0, 0.4444, null, 0, 0.4333, null, 0, 0.8944, null, 0, 0.2, null, 0, 0.1, null, 0, 0.09091, null, 0, 0.4333, null, 0, 0.09091, null, 0, 0.6354, null, 0, 0.7833, null, 0, 0.1, null, 0, 0.1, null, 0, 0.1, null, 0, 0.1, null, 0, 0.3111, null, 0, 0.09091, null, 0, 0.1, null, 0, 0.3333, null, 0, 0.4111, null, 0, 0.9742, null], "yaxis": "y3"}], "layout": {"barmode": "overlay", "height": 800, "legend": {"visible": false}, "width": 650, "xaxis": {"anchor": "y", "domain": [0, 1], "matches": "x3", "showticklabels": false}, "xaxis2": {"anchor": "y2", "domain": [0, 1], "matches": "x3", "showticklabels": false}, "xaxis3": {"anchor": "y3", "domain": [0, 1], "range": [0, 222.1]}, "yaxis": {"anchor": "x", "categoryarray": ["L12", "L11", "L10", "L09", "L08", "L07", "L06", "L05", "L04", "L03", "L02", "L01"], "categoryorder": "array", "domain": [0.865, 1]}, "yaxis2": {"anchor": "x2", "categoryarray": ["fine", "coarse"], "categoryorder": "array", "domain": [0.455, 0.815]}, "yaxis3": {"anchor": "x3", "domain": [0, 0.405]}}}
